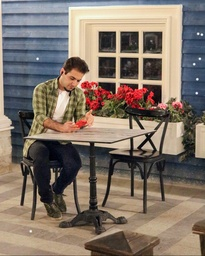
#> input picture me.jpg, 205 x 256 px, shrunk from 720 x 901 before the run
$ python edge.py
#> lines starting #> are read from the running program, lines starting #| are printed output that depends on the picture
from PIL import Image, ImageDraw, ImageFilter, ImageFont, ImageEnhance
import numpy as np

input_path = "me.jpg"
output_path = "animated_edge_strong.gif"

img = Image.open(input_path).convert("RGB")
#> img is the input picture: PIL image 205x256 RGB; mean R, G, B 129.8, 116.5, 104.8
width, height = img.size
#> width = 205; height = 256

box_size = 150
step_x = box_size
step_y = box_size

frames = []

# تصویر سمت راست برای لبه‌یابی تدریجی روی باکس‌ها
edge_canvas = Image.new("RGB", (width, height))
#> edge_canvas: PIL image 205x256 RGB; every value is 0
edge_canvas.paste(img)

# فونت برای متن بیشینه و جدول کرنل
try:
    font_max = ImageFont.truetype("arial.ttf", 24)
    font_kernel = ImageFont.truetype("arial.ttf", 14)
except:
    font_max = ImageFont.load_default()
    font_kernel = ImageFont.load_default()

kernel_size = 3
passed_boxes = []

for y in range(0, height, step_y):
    for x in range(0, width, step_x):
        x1, y1 = x, y
        x2, y2 = min(x + box_size, width), min(y + box_size, height)

        # سمت راست: اعمال لبه‌یابی تدریجی روی باکس‌های عبور کرده
        passed_boxes.append((x1, y1, x2, y2))
        right_display = img.copy()
        for bx in passed_boxes:
            region = right_display.crop(bx).filter(ImageFilter.FIND_EDGES)

            # افزایش شدت لبه با Contrast و Sharpen
            enhancer = ImageEnhance.Contrast(region)
            region = enhancer.enhance(1.5)  # افزایش کنتراست
            region = region.filter(ImageFilter.SHARPEN)  # شارپ کردن لبه

            edge_canvas.paste(region, bx)
        right_display = edge_canvas.copy()

        # سمت چپ: تصویر اصلی ثابت بدون تغییر
        left_half = img.copy()
        draw_left = ImageDraw.Draw(left_half)
        draw_left.rectangle([x1, y1, x2, y2], outline="green", width=4)

        # گرفتن کرنل 3x3 از باکس لبه‌یابی شده سمت راست
        kernel_region = right_display.crop((x1, y1, min(x1+kernel_size, x2), min(y1+kernel_size, y2)))
        kernel_data = np.array(kernel_region)

        # محاسبه بیشینه (max) پیکسل‌ها
        max_r = int(np.max(kernel_data[:, :, 0]))
        max_g = int(np.max(kernel_data[:, :, 1]))
        max_b = int(np.max(kernel_data[:, :, 2]))
        max_text = f"Max: R={max_r} G={max_g} B={max_b}"

        # رسم جدول اعداد زیر باکس سمت چپ
        cell_height = 35
        start_y = y2 + 10
        start_x = x1
        for i in range(kernel_data.shape[0]):
            for j in range(kernel_data.shape[1]):
                r, g, b = kernel_data[i, j]
                text = f"{r},{g},{b}"
                draw_left.text((start_x + j*100, start_y + i*cell_height), text, fill="yellow", font=font_kernel)

        draw_left.text((start_x, start_y + kernel_size*cell_height + 5), max_text, fill="red", font=font_max)

        # ترکیب تصویر نهایی کنار هم
        combined = Image.new("RGB", (width*2, height))
        combined.paste(left_half, (0, 0))
        combined.paste(right_display, (width, 0))
        frames.append(combined)
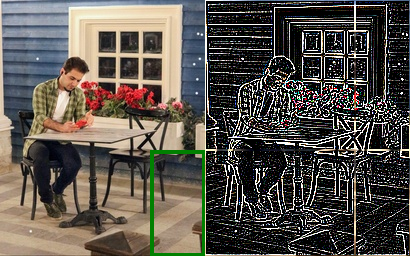
#> combined: PIL image 410x256 RGB; mean R, G, B 89.1, 83.6, 76.5
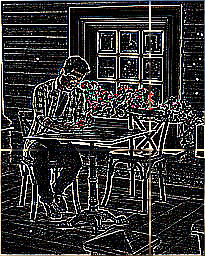
#> edge_canvas: PIL image 205x256 RGB; mean R, G, B 51, 50.2, 50
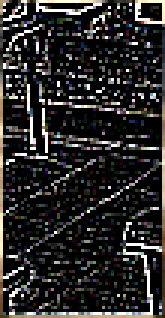
#> region: PIL image 55x106 RGB (shown 3 times larger); mean R, G, B 42.5, 41.3, 40.3
#> after the loop, frames = 4 items; passed_boxes = [(0, 0, 150, 150), (150, 0, 205, 150), (0, 150, 150, 256), (150, 150, 205, 256)]

frames[0].save(
    output_path,
    save_all=True,
    append_images=frames[1:],
    duration=200,
    loop=0,
    optimize=True
)
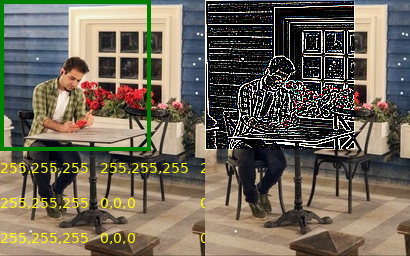
#> saved as animated_edge_strong.gif: PIL image 410x256 RGB; mean R, G, B 110.9, 103.3, 88.1

print(f"GIF ساخته شد: {output_path}")

$ run again, with images/jungle-.jfif saved as me.jpg
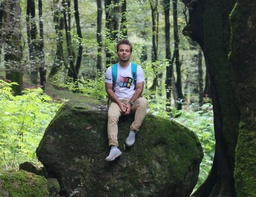
#> input picture images/jungle-.jfif, 256 x 197 px, shrunk from 1440 x 1109 before the run
#> img is the input picture: PIL image 256x197 RGB; mean R, G, B 82, 94.1, 71.9
#> after the loop `for y in range(0, height, step_y):`:
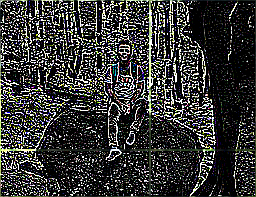
#> edge_canvas: PIL image 256x197 RGB; mean R, G, B 54.1, 54.6, 53.2
#> after the loop `for y in range(0, height, step_y):`: frames = 4 items; passed_boxes = [(0, 0, 150, 150), (150, 0, 256, 150), (0, 150, 150, 197), (150, 150, 256, 197)]
#> `frames[0].save( output_path, save_all=True, append_images=frames[1:], ..`:
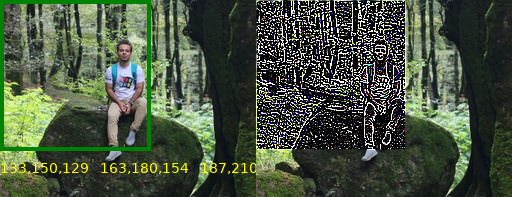
#> saved as animated_edge_strong.gif: PIL image 512x197 RGB; mean R, G, B 71.1, 82.9, 63.1
